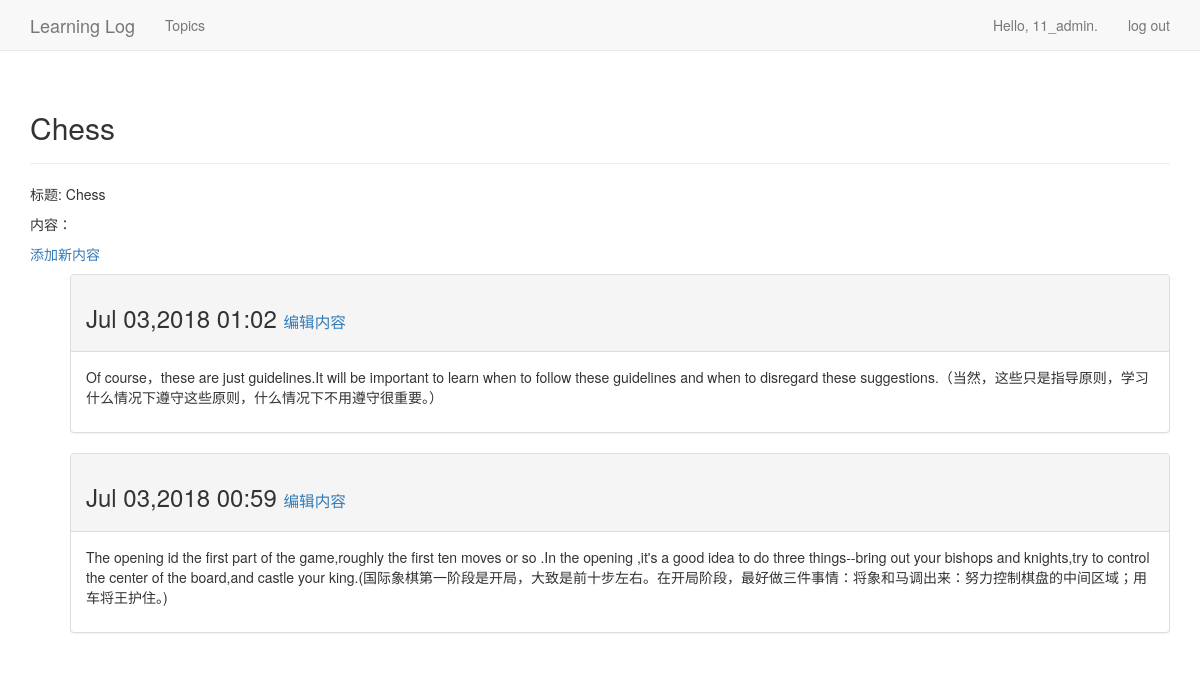
Page /topics/4/ (signed in) on the committed database.
### learning_logs/models.py (models this page shows)
class Topic(models.Model):
    text = models.CharField(max_length=200)
    date_added = models.DateTimeField(auto_now_add=True)
    owner = models.ForeignKey(User,on_delete=models.CASCADE)
    def __str__(self):
        return self.text

class Entry(models.Model):
	topic =models.ForeignKey(Topic,on_delete=models.CASCADE)
	text =models.TextField()
	date_added =models.DateTimeField(auto_now_add=True)

### learning_logs/views.py (the view)
# urls.py: url(r'^topics/(?P<topic_id>\d+)/$',views.topic,name='topic'),
@login_required
def topic(request,topic_id):
	topic=Topic.objects.get(id=topic_id)
	if topic.owner !=request.user:
		raise Http404
	entries=topic.entry_set.order_by('-date_added')
	context={'topic':topic,'entries':entries}
	return render(request,'learning_logs/topic.html',context)

### learning_logs/templates/learning_logs/topic.html
{% extends 'learning_logs/base.html' %}
{% block header %}
  <h2>{{ topic }}</h2>
{% endblock header %}
{% block content %}
  <p>标题: {{ topic }}</p>
  <p>内容：</p>
  <p>
      <a href="{% url 'learning_logs:new_entry' topic.id %}">添加新内容</a>
  </p>
  <ul>
  {% for entry in entries %}
  <div class="panel panel-default">
    <div class="panel-heading">
      <h3>
        {{ entry.date_added|date:'M d,Y H:i' }}
        <small>
          <a href="{% url 'learning_logs:edit_entry' entry.id %}">编辑内容</a>
        </small>
      </h3>
    </div>
    <div class="panel-body">
      {{ entry.text|linebreaks }}
    </div>
  </div>
  {% empty %}
    这个主题还没有内容.
    {% endfor %}
{% endblock content %}

### learning_logs/templates/learning_logs/base.html (shortened to what this page needs)
{% load bootstrap3 %}
<!DOCTYPE html>
<html lang="en">
  <head>
    {% bootstrap_css %}
  </head>
  <body>
    <nav class="navbar navbar-default navbar-static-top">
      <div class="container">
        <div class="navbar-header">
          <a class="navbar-brand" href="{% url 'learning_logs:index' %}">
              Learning Log</a>
        </div>
        <div id="navbar" class="navbar-collapse collapse">
          <ul class="nav navbar-nav">
            <li><a href="{% url 'learning_logs:topics' %}">Topics</a></li>
          </ul>
          <ul class="nav navbar-nav navbar-right">
            {% if user.is_authenticated %}
              <li><a>Hello, {{ user.username }}.</a></li>
              <li><a href="{% url 'users:logout' %}">log out</a></li>
            {% else %}
              <li><a href="{% url 'users:register' %}">register</a></li>
              <li><a href="{% url 'users:login' %}">log in</a></li>
            {% endif %}
          </ul>
        </div>
      </div>
    </nav>
    <div class="container">
      <div class="page-header">
        {% block header %}{% endblock %}
      </div>
      <div>
        {% block content %}{% endblock %}
      </div>
    </div>
  </body>
</html>

### rows in the picture
Topic: text "Chess"
Entry: date_added "Jul 03,2018 01:02", text "Of course，these are just guidelines.It will be important to learn when to follow these guidelines and when to disregard these suggestions.（当然，这些只是指导原则，学习什么情况下遵守这些原则，什么情况下不用遵守很重要。）"
Entry: date_added "Jul 03,2018 00:59", text "The opening id the first part of the game,roughly the first ten moves or so .In the opening ,it's a good idea to do three things--bring out your bishops and knights,try to control the center of the board,and castle your king.(国际象棋第一阶段是开局，大致是前十步左右。在开局阶段，最好做三件事情：将象和马调出来：努力控制棋盘的中间区域；用车将王护住。)"

### other values in the picture
{{ user.username }} "11_admin"
